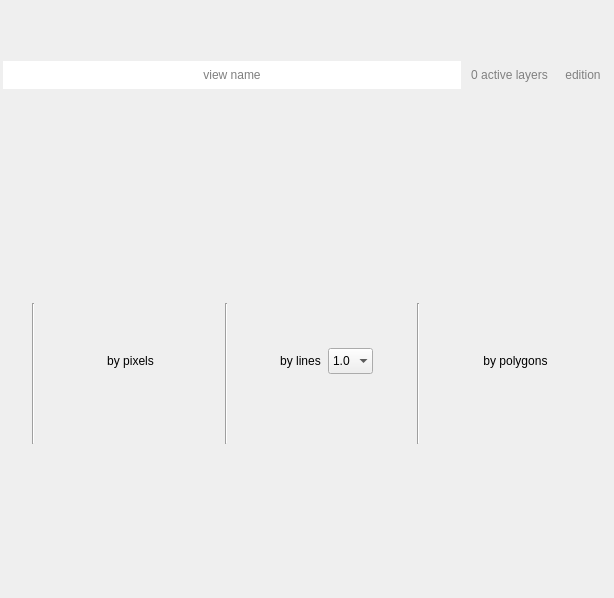
<?xml version="1.0" encoding="UTF-8"?>
<ui version="4.0">
 <class>ViewWidget</class>
 <widget class="QWidget" name="ViewWidget">
  <property name="geometry">
   <rect>
    <x>0</x>
    <y>0</y>
    <width>614</width>
    <height>598</height>
   </rect>
  </property>
  <layout class="QVBoxLayout" name="verticalLayout">
   <property name="spacing">
    <number>2</number>
   </property>
   <property name="leftMargin">
    <number>3</number>
   </property>
   <property name="topMargin">
    <number>3</number>
   </property>
   <property name="rightMargin">
    <number>3</number>
   </property>
   <property name="bottomMargin">
    <number>3</number>
   </property>
   <item>
    <widget class="QWidget" name="header" native="true">
     <layout class="QHBoxLayout" name="horizontalLayout">
      <property name="spacing">
       <number>3</number>
      </property>
      <property name="leftMargin">
       <number>0</number>
      </property>
      <property name="topMargin">
       <number>0</number>
      </property>
      <property name="rightMargin">
       <number>3</number>
      </property>
      <property name="bottomMargin">
       <number>3</number>
      </property>
      <item>
       <widget class="QLineEdit" name="QLabel_ViewName">
        <property name="maximumSize">
         <size>
          <width>16777215</width>
          <height>28</height>
         </size>
        </property>
        <property name="frame">
         <bool>false</bool>
        </property>
        <property name="alignment">
         <set>Qt::AlignCenter</set>
        </property>
        <property name="placeholderText">
         <string>view name</string>
        </property>
       </widget>
      </item>
      <item>
       <widget class="QToolButton" name="QPBtn_ConfActiveLayers">
        <property name="enabled">
         <bool>true</bool>
        </property>
        <property name="maximumSize">
         <size>
          <width>16777215</width>
          <height>28</height>
         </size>
        </property>
        <property name="cursor">
         <cursorShape>PointingHandCursor</cursorShape>
        </property>
        <property name="toolTip">
         <string>Show/hide the active layers config</string>
        </property>
        <property name="styleSheet">
         <string notr="true">color: gray</string>
        </property>
        <property name="text">
         <string>0 active layers</string>
        </property>
        <property name="icon">
         <iconset>
          <normaloff>:/plugins/thrase/icons/active_layers_tool.svg</normaloff>:/plugins/thrase/icons/active_layers_tool.svg</iconset>
        </property>
        <property name="toolButtonStyle">
         <enum>Qt::ToolButtonTextBesideIcon</enum>
        </property>
        <property name="autoRaise">
         <bool>true</bool>
        </property>
       </widget>
      </item>
      <item>
       <widget class="QToolButton" name="QPBtn_EditionTools">
        <property name="maximumSize">
         <size>
          <width>16777215</width>
          <height>28</height>
         </size>
        </property>
        <property name="cursor">
         <cursorShape>PointingHandCursor</cursorShape>
        </property>
        <property name="toolTip">
         <string>Show/hide the edition tools</string>
        </property>
        <property name="styleSheet">
         <string notr="true">color: gray</string>
        </property>
        <property name="text">
         <string>edition</string>
        </property>
        <property name="icon">
         <iconset>
          <normaloff>:/plugins/thrase/icons/edit_tool.svg</normaloff>:/plugins/thrase/icons/edit_tool.svg</iconset>
        </property>
        <property name="toolButtonStyle">
         <enum>Qt::ToolButtonTextBesideIcon</enum>
        </property>
        <property name="autoRaise">
         <bool>true</bool>
        </property>
       </widget>
      </item>
     </layout>
    </widget>
   </item>
   <item>
    <widget class="QWidget" name="widget_ActiveLayers" native="true">
     <layout class="QVBoxLayout" name="verticalLayout_2">
      <property name="spacing">
       <number>2</number>
      </property>
      <property name="leftMargin">
       <number>3</number>
      </property>
      <property name="topMargin">
       <number>3</number>
      </property>
      <property name="rightMargin">
       <number>3</number>
      </property>
      <property name="bottomMargin">
       <number>3</number>
      </property>
      <item>
       <widget class="ActiveLayer" name="widget_ActiveLayer_1" native="true"/>
      </item>
      <item>
       <widget class="ActiveLayer" name="widget_ActiveLayer_2" native="true"/>
      </item>
      <item>
       <widget class="ActiveLayer" name="widget_ActiveLayer_3" native="true"/>
      </item>
     </layout>
    </widget>
   </item>
   <item>
    <widget class="QWidget" name="widget_EditionTools" native="true">
     <layout class="QHBoxLayout" name="horizontalLayout_2">
      <property name="spacing">
       <number>2</number>
      </property>
      <property name="leftMargin">
       <number>3</number>
      </property>
      <property name="topMargin">
       <number>3</number>
      </property>
      <property name="rightMargin">
       <number>3</number>
      </property>
      <property name="bottomMargin">
       <number>3</number>
      </property>
      <item>
       <widget class="QToolButton" name="mousePixelValue2Table">
        <property name="cursor">
         <cursorShape>PointingHandCursor</cursorShape>
        </property>
        <property name="toolTip">
         <string>&lt;html&gt;&lt;head/&gt;&lt;body&gt;&lt;p&gt;Highlight the current pixel value from the mouse position in the recode table when one of the edit tool is activated (values of the thematic raster selected)&lt;/p&gt;&lt;/body&gt;&lt;/html&gt;</string>
        </property>
        <property name="icon">
         <iconset>
          <normaloff>:/plugins/thrase/icons/mouse_pixel_value.svg</normaloff>:/plugins/thrase/icons/mouse_pixel_value.svg</iconset>
        </property>
        <property name="checkable">
         <bool>true</bool>
        </property>
        <property name="toolButtonStyle">
         <enum>Qt::ToolButtonIconOnly</enum>
        </property>
        <property name="autoRaise">
         <bool>true</bool>
        </property>
       </widget>
      </item>
      <item>
       <widget class="Line" name="line_3">
        <property name="orientation">
         <enum>Qt::Vertical</enum>
        </property>
       </widget>
      </item>
      <item>
       <widget class="QWidget" name="EditionWidget_ByPixel" native="true">
        <layout class="QVBoxLayout" name="verticalLayout_3">
         <property name="spacing">
          <number>2</number>
         </property>
         <property name="leftMargin">
          <number>0</number>
         </property>
         <property name="topMargin">
          <number>0</number>
         </property>
         <property name="rightMargin">
          <number>0</number>
         </property>
         <property name="bottomMargin">
          <number>0</number>
         </property>
         <item>
          <widget class="QWidget" name="widget" native="true">
           <layout class="QHBoxLayout" name="horizontalLayout_3">
            <property name="spacing">
             <number>0</number>
            </property>
            <property name="leftMargin">
             <number>0</number>
            </property>
            <property name="topMargin">
             <number>0</number>
            </property>
            <property name="rightMargin">
             <number>0</number>
            </property>
            <property name="bottomMargin">
             <number>0</number>
            </property>
            <item>
             <spacer name="horizontalSpacer">
              <property name="orientation">
               <enum>Qt::Horizontal</enum>
              </property>
              <property name="sizeHint" stdset="0">
               <size>
                <width>40</width>
                <height>20</height>
               </size>
              </property>
             </spacer>
            </item>
            <item>
             <widget class="QToolButton" name="PixelsPicker">
              <property name="maximumSize">
               <size>
                <width>16777215</width>
                <height>26</height>
               </size>
              </property>
              <property name="cursor">
               <cursorShape>PointingHandCursor</cursorShape>
              </property>
              <property name="toolTip">
               <string>&lt;html&gt;&lt;head/&gt;&lt;body&gt;&lt;p&gt;Edit the clicked pixel, the pixel will change according to the values of the recode pixel table.&lt;/p&gt;&lt;p&gt;Controls:&lt;/p&gt;&lt;p&gt;- Left mouse: change the pixel clicked&lt;/p&gt;&lt;p&gt;- Click again or Esc: exit of edit mode&lt;/p&gt;&lt;/body&gt;&lt;/html&gt;</string>
              </property>
              <property name="text">
               <string>by pixels</string>
              </property>
              <property name="icon">
               <iconset>
                <normaloff>:/plugins/thrase/icons/pixel_picker.svg</normaloff>:/plugins/thrase/icons/pixel_picker.svg</iconset>
              </property>
              <property name="checkable">
               <bool>true</bool>
              </property>
              <property name="toolButtonStyle">
               <enum>Qt::ToolButtonTextBesideIcon</enum>
              </property>
              <property name="autoRaise">
               <bool>true</bool>
              </property>
             </widget>
            </item>
            <item>
             <spacer name="horizontalSpacer_2">
              <property name="orientation">
               <enum>Qt::Horizontal</enum>
              </property>
              <property name="sizeHint" stdset="0">
               <size>
                <width>40</width>
                <height>20</height>
               </size>
              </property>
             </spacer>
            </item>
           </layout>
          </widget>
         </item>
         <item>
          <widget class="QWidget" name="Tools_mousePixel" native="true">
           <property name="maximumSize">
            <size>
             <width>16777215</width>
             <height>22</height>
            </size>
           </property>
           <layout class="QHBoxLayout" name="horizontalLayout_5">
            <property name="spacing">
             <number>3</number>
            </property>
            <property name="leftMargin">
             <number>0</number>
            </property>
            <property name="topMargin">
             <number>0</number>
            </property>
            <property name="rightMargin">
             <number>0</number>
            </property>
            <property name="bottomMargin">
             <number>0</number>
            </property>
            <item>
             <spacer name="horizontalSpacer_3">
              <property name="orientation">
               <enum>Qt::Horizontal</enum>
              </property>
              <property name="sizeHint" stdset="0">
               <size>
                <width>40</width>
                <height>20</height>
               </size>
              </property>
             </spacer>
            </item>
            <item>
             <widget class="QToolButton" name="UndoPixel">
              <property name="enabled">
               <bool>false</bool>
              </property>
              <property name="font">
               <font>
                <pointsize>8</pointsize>
               </font>
              </property>
              <property name="cursor">
               <cursorShape>PointingHandCursor</cursorShape>
              </property>
              <property name="toolTip">
               <string>Undo the last pixel changed (limited to 20)</string>
              </property>
              <property name="icon">
               <iconset>
                <normaloff>:/plugins/thrase/icons/undo.svg</normaloff>:/plugins/thrase/icons/undo.svg</iconset>
              </property>
              <property name="toolButtonStyle">
               <enum>Qt::ToolButtonIconOnly</enum>
              </property>
              <property name="autoRaise">
               <bool>true</bool>
              </property>
             </widget>
            </item>
            <item>
             <widget class="QToolButton" name="RedoPixel">
              <property name="enabled">
               <bool>false</bool>
              </property>
              <property name="font">
               <font>
                <pointsize>8</pointsize>
               </font>
              </property>
              <property name="cursor">
               <cursorShape>PointingHandCursor</cursorShape>
              </property>
              <property name="toolTip">
               <string>Redo the last pixel undo</string>
              </property>
              <property name="icon">
               <iconset>
                <normaloff>:/plugins/thrase/icons/redo.svg</normaloff>:/plugins/thrase/icons/redo.svg</iconset>
              </property>
              <property name="toolButtonStyle">
               <enum>Qt::ToolButtonIconOnly</enum>
              </property>
              <property name="autoRaise">
               <bool>true</bool>
              </property>
             </widget>
            </item>
            <item>
             <spacer name="horizontalSpacer_4">
              <property name="orientation">
               <enum>Qt::Horizontal</enum>
              </property>
              <property name="sizeHint" stdset="0">
               <size>
                <width>40</width>
                <height>20</height>
               </size>
              </property>
             </spacer>
            </item>
           </layout>
          </widget>
         </item>
        </layout>
       </widget>
      </item>
      <item>
       <widget class="Line" name="line">
        <property name="orientation">
         <enum>Qt::Vertical</enum>
        </property>
       </widget>
      </item>
      <item>
       <widget class="QWidget" name="EditionWidget_ByLines" native="true">
        <layout class="QVBoxLayout" name="verticalLayout_4">
         <property name="spacing">
          <number>2</number>
         </property>
         <property name="leftMargin">
          <number>0</number>
         </property>
         <property name="topMargin">
          <number>0</number>
         </property>
         <property name="rightMargin">
          <number>0</number>
         </property>
         <property name="bottomMargin">
          <number>0</number>
         </property>
         <item>
          <widget class="QWidget" name="widget_2" native="true">
           <layout class="QHBoxLayout" name="horizontalLayout_7">
            <property name="spacing">
             <number>0</number>
            </property>
            <property name="leftMargin">
             <number>0</number>
            </property>
            <property name="topMargin">
             <number>0</number>
            </property>
            <property name="rightMargin">
             <number>0</number>
            </property>
            <property name="bottomMargin">
             <number>0</number>
            </property>
            <item>
             <spacer name="horizontalSpacer_5">
              <property name="orientation">
               <enum>Qt::Horizontal</enum>
              </property>
              <property name="sizeHint" stdset="0">
               <size>
                <width>40</width>
                <height>20</height>
               </size>
              </property>
             </spacer>
            </item>
            <item>
             <widget class="QToolButton" name="LinesPicker">
              <property name="maximumSize">
               <size>
                <width>16777215</width>
                <height>26</height>
               </size>
              </property>
              <property name="cursor">
               <cursorShape>PointingHandCursor</cursorShape>
              </property>
              <property name="toolTip">
               <string>&lt;html&gt;&lt;head/&gt;&lt;body&gt;&lt;p&gt;Edit all pixels around lines using buffer value, the pixel will change according to the values of the recode pixel table.&lt;/p&gt;&lt;p&gt;Controls:&lt;/p&gt;&lt;p&gt;- Left mouse: a new point of the line&lt;/p&gt;&lt;p&gt;- Backspace or Del: for delete the last point&lt;/p&gt;&lt;p&gt;- Right mouse or Enter: for finish the current line&lt;/p&gt;&lt;p&gt;- Click again or Esc: exit of edit mode&lt;/p&gt;&lt;/body&gt;&lt;/html&gt;</string>
              </property>
              <property name="text">
               <string>by lines</string>
              </property>
              <property name="icon">
               <iconset>
                <normaloff>:/plugins/thrase/icons/line_picker.svg</normaloff>:/plugins/thrase/icons/line_picker.svg</iconset>
              </property>
              <property name="checkable">
               <bool>true</bool>
              </property>
              <property name="toolButtonStyle">
               <enum>Qt::ToolButtonTextBesideIcon</enum>
              </property>
              <property name="autoRaise">
               <bool>true</bool>
              </property>
             </widget>
            </item>
            <item>
             <widget class="QComboBox" name="LineBuffer">
              <property name="maximumSize">
               <size>
                <width>16777215</width>
                <height>26</height>
               </size>
              </property>
              <property name="toolTip">
               <string>&lt;html&gt;&lt;head/&gt;&lt;body&gt;&lt;p&gt;The N times the pixel size for defining the buffer around the line&lt;/p&gt;&lt;/body&gt;&lt;/html&gt;</string>
              </property>
              <property name="sizeAdjustPolicy">
               <enum>QComboBox::AdjustToContents</enum>
              </property>
              <property name="frame">
               <bool>false</bool>
              </property>
              <item>
               <property name="text">
                <string>1.0</string>
               </property>
              </item>
              <item>
               <property name="text">
                <string>1.5</string>
               </property>
              </item>
              <item>
               <property name="text">
                <string>2.0</string>
               </property>
              </item>
              <item>
               <property name="text">
                <string>2.5</string>
               </property>
              </item>
              <item>
               <property name="text">
                <string>3.0</string>
               </property>
              </item>
              <item>
               <property name="text">
                <string>3.5</string>
               </property>
              </item>
              <item>
               <property name="text">
                <string>4.0</string>
               </property>
              </item>
              <item>
               <property name="text">
                <string>4.5</string>
               </property>
              </item>
              <item>
               <property name="text">
                <string>5.0</string>
               </property>
              </item>
             </widget>
            </item>
            <item>
             <spacer name="horizontalSpacer_6">
              <property name="orientation">
               <enum>Qt::Horizontal</enum>
              </property>
              <property name="sizeHint" stdset="0">
               <size>
                <width>40</width>
                <height>20</height>
               </size>
              </property>
             </spacer>
            </item>
           </layout>
          </widget>
         </item>
         <item>
          <widget class="QWidget" name="Tools_pickerLines" native="true">
           <property name="maximumSize">
            <size>
             <width>16777215</width>
             <height>22</height>
            </size>
           </property>
           <layout class="QHBoxLayout" name="horizontalLayout_6">
            <property name="spacing">
             <number>3</number>
            </property>
            <property name="leftMargin">
             <number>0</number>
            </property>
            <property name="topMargin">
             <number>0</number>
            </property>
            <property name="rightMargin">
             <number>0</number>
            </property>
            <property name="bottomMargin">
             <number>0</number>
            </property>
            <item>
             <spacer name="horizontalSpacer_7">
              <property name="orientation">
               <enum>Qt::Horizontal</enum>
              </property>
              <property name="sizeHint" stdset="0">
               <size>
                <width>40</width>
                <height>20</height>
               </size>
              </property>
             </spacer>
            </item>
            <item>
             <widget class="QToolButton" name="UndoLine">
              <property name="enabled">
               <bool>false</bool>
              </property>
              <property name="font">
               <font>
                <pointsize>8</pointsize>
               </font>
              </property>
              <property name="cursor">
               <cursorShape>PointingHandCursor</cursorShape>
              </property>
              <property name="toolTip">
               <string>Undo the last line created (limited to 20)</string>
              </property>
              <property name="icon">
               <iconset>
                <normaloff>:/plugins/thrase/icons/undo.svg</normaloff>:/plugins/thrase/icons/undo.svg</iconset>
              </property>
              <property name="toolButtonStyle">
               <enum>Qt::ToolButtonIconOnly</enum>
              </property>
              <property name="autoRaise">
               <bool>true</bool>
              </property>
             </widget>
            </item>
            <item>
             <widget class="QToolButton" name="RedoLine">
              <property name="enabled">
               <bool>false</bool>
              </property>
              <property name="font">
               <font>
                <pointsize>8</pointsize>
               </font>
              </property>
              <property name="cursor">
               <cursorShape>PointingHandCursor</cursorShape>
              </property>
              <property name="toolTip">
               <string>Redo the last line undo</string>
              </property>
              <property name="icon">
               <iconset>
                <normaloff>:/plugins/thrase/icons/redo.svg</normaloff>:/plugins/thrase/icons/redo.svg</iconset>
              </property>
              <property name="toolButtonStyle">
               <enum>Qt::ToolButtonIconOnly</enum>
              </property>
              <property name="autoRaise">
               <bool>true</bool>
              </property>
             </widget>
            </item>
            <item>
             <widget class="QToolButton" name="CleanAllLines">
              <property name="enabled">
               <bool>false</bool>
              </property>
              <property name="font">
               <font>
                <pointsize>8</pointsize>
               </font>
              </property>
              <property name="cursor">
               <cursorShape>PointingHandCursor</cursorShape>
              </property>
              <property name="toolTip">
               <string>&lt;html&gt;&lt;head/&gt;&lt;body&gt;&lt;p&gt;Clean all drawn lines, this action does not undo the changes made&lt;/p&gt;&lt;/body&gt;&lt;/html&gt;</string>
              </property>
              <property name="icon">
               <iconset>
                <normaloff>:/plugins/thrase/icons/trash.svg</normaloff>:/plugins/thrase/icons/trash.svg</iconset>
              </property>
              <property name="toolButtonStyle">
               <enum>Qt::ToolButtonIconOnly</enum>
              </property>
              <property name="autoRaise">
               <bool>true</bool>
              </property>
             </widget>
            </item>
            <item>
             <spacer name="horizontalSpacer_8">
              <property name="orientation">
               <enum>Qt::Horizontal</enum>
              </property>
              <property name="sizeHint" stdset="0">
               <size>
                <width>40</width>
                <height>20</height>
               </size>
              </property>
             </spacer>
            </item>
           </layout>
          </widget>
         </item>
        </layout>
       </widget>
      </item>
      <item>
       <widget class="Line" name="line_2">
        <property name="orientation">
         <enum>Qt::Vertical</enum>
        </property>
       </widget>
      </item>
      <item>
       <widget class="QWidget" name="EditionWidget_ByPolygons" native="true">
        <layout class="QVBoxLayout" name="verticalLayout_5">
         <property name="spacing">
          <number>2</number>
         </property>
         <property name="leftMargin">
          <number>0</number>
         </property>
         <property name="topMargin">
          <number>0</number>
         </property>
         <property name="rightMargin">
          <number>0</number>
         </property>
         <property name="bottomMargin">
          <number>0</number>
         </property>
         <item>
          <widget class="QWidget" name="widget_3" native="true">
           <layout class="QHBoxLayout" name="horizontalLayout_8">
            <property name="spacing">
             <number>0</number>
            </property>
            <property name="leftMargin">
             <number>0</number>
            </property>
            <property name="topMargin">
             <number>0</number>
            </property>
            <property name="rightMargin">
             <number>0</number>
            </property>
            <property name="bottomMargin">
             <number>0</number>
            </property>
            <item>
             <spacer name="horizontalSpacer_9">
              <property name="orientation">
               <enum>Qt::Horizontal</enum>
              </property>
              <property name="sizeHint" stdset="0">
               <size>
                <width>40</width>
                <height>20</height>
               </size>
              </property>
             </spacer>
            </item>
            <item>
             <widget class="QToolButton" name="PolygonsPicker">
              <property name="maximumSize">
               <size>
                <width>16777215</width>
                <height>26</height>
               </size>
              </property>
              <property name="cursor">
               <cursorShape>PointingHandCursor</cursorShape>
              </property>
              <property name="toolTip">
               <string>&lt;html&gt;&lt;head/&gt;&lt;body&gt;&lt;p&gt;Edit all pixels inside the polygon, the pixel will change according to the values of the recode pixel table.&lt;/p&gt;&lt;p&gt;Controls:&lt;/p&gt;&lt;p&gt;- Left mouse: a new point of the polygon&lt;/p&gt;&lt;p&gt;- Backspace or Del: for delete the last point&lt;/p&gt;&lt;p&gt;- Right mouse or Enter: for finish the current polygon&lt;/p&gt;&lt;p&gt;- Click again or Esc: exit of edit mode&lt;/p&gt;&lt;/body&gt;&lt;/html&gt;</string>
              </property>
              <property name="text">
               <string>by polygons</string>
              </property>
              <property name="icon">
               <iconset>
                <normaloff>:/plugins/thrase/icons/polygon_picker.svg</normaloff>:/plugins/thrase/icons/polygon_picker.svg</iconset>
              </property>
              <property name="checkable">
               <bool>true</bool>
              </property>
              <property name="toolButtonStyle">
               <enum>Qt::ToolButtonTextBesideIcon</enum>
              </property>
              <property name="autoRaise">
               <bool>true</bool>
              </property>
             </widget>
            </item>
            <item>
             <spacer name="horizontalSpacer_10">
              <property name="orientation">
               <enum>Qt::Horizontal</enum>
              </property>
              <property name="sizeHint" stdset="0">
               <size>
                <width>40</width>
                <height>20</height>
               </size>
              </property>
             </spacer>
            </item>
           </layout>
          </widget>
         </item>
         <item>
          <widget class="QWidget" name="Tools_pickerAOI" native="true">
           <property name="maximumSize">
            <size>
             <width>16777215</width>
             <height>22</height>
            </size>
           </property>
           <layout class="QHBoxLayout" name="horizontalLayout_4">
            <property name="spacing">
             <number>3</number>
            </property>
            <property name="leftMargin">
             <number>0</number>
            </property>
            <property name="topMargin">
             <number>0</number>
            </property>
            <property name="rightMargin">
             <number>0</number>
            </property>
            <property name="bottomMargin">
             <number>0</number>
            </property>
            <item>
             <spacer name="horizontalSpacer_11">
              <property name="orientation">
               <enum>Qt::Horizontal</enum>
              </property>
              <property name="sizeHint" stdset="0">
               <size>
                <width>40</width>
                <height>20</height>
               </size>
              </property>
             </spacer>
            </item>
            <item>
             <widget class="QToolButton" name="UndoPolygon">
              <property name="enabled">
               <bool>false</bool>
              </property>
              <property name="font">
               <font>
                <pointsize>8</pointsize>
               </font>
              </property>
              <property name="cursor">
               <cursorShape>PointingHandCursor</cursorShape>
              </property>
              <property name="toolTip">
               <string>Undo the last polygon created (limited to 20)</string>
              </property>
              <property name="icon">
               <iconset>
                <normaloff>:/plugins/thrase/icons/undo.svg</normaloff>:/plugins/thrase/icons/undo.svg</iconset>
              </property>
              <property name="toolButtonStyle">
               <enum>Qt::ToolButtonIconOnly</enum>
              </property>
              <property name="autoRaise">
               <bool>true</bool>
              </property>
             </widget>
            </item>
            <item>
             <widget class="QToolButton" name="RedoPolygon">
              <property name="enabled">
               <bool>false</bool>
              </property>
              <property name="font">
               <font>
                <pointsize>8</pointsize>
               </font>
              </property>
              <property name="cursor">
               <cursorShape>PointingHandCursor</cursorShape>
              </property>
              <property name="toolTip">
               <string>Redo the last polygon undo</string>
              </property>
              <property name="icon">
               <iconset>
                <normaloff>:/plugins/thrase/icons/redo.svg</normaloff>:/plugins/thrase/icons/redo.svg</iconset>
              </property>
              <property name="toolButtonStyle">
               <enum>Qt::ToolButtonIconOnly</enum>
              </property>
              <property name="autoRaise">
               <bool>true</bool>
              </property>
             </widget>
            </item>
            <item>
             <widget class="QToolButton" name="CleanAllPolygons">
              <property name="enabled">
               <bool>false</bool>
              </property>
              <property name="font">
               <font>
                <pointsize>8</pointsize>
               </font>
              </property>
              <property name="cursor">
               <cursorShape>PointingHandCursor</cursorShape>
              </property>
              <property name="toolTip">
               <string>&lt;html&gt;&lt;head/&gt;&lt;body&gt;&lt;p&gt;Clean all drawn polygons, this action does not undo the changes made&lt;/p&gt;&lt;/body&gt;&lt;/html&gt;</string>
              </property>
              <property name="icon">
               <iconset>
                <normaloff>:/plugins/thrase/icons/trash.svg</normaloff>:/plugins/thrase/icons/trash.svg</iconset>
              </property>
              <property name="toolButtonStyle">
               <enum>Qt::ToolButtonIconOnly</enum>
              </property>
              <property name="autoRaise">
               <bool>true</bool>
              </property>
             </widget>
            </item>
            <item>
             <spacer name="horizontalSpacer_12">
              <property name="orientation">
               <enum>Qt::Horizontal</enum>
              </property>
              <property name="sizeHint" stdset="0">
               <size>
                <width>40</width>
                <height>20</height>
               </size>
              </property>
             </spacer>
            </item>
           </layout>
          </widget>
         </item>
        </layout>
       </widget>
      </item>
     </layout>
    </widget>
   </item>
   <item>
    <widget class="RenderWidget" name="render_widget" native="true">
     <property name="sizePolicy">
      <sizepolicy hsizetype="Ignored" vsizetype="Ignored">
       <horstretch>0</horstretch>
       <verstretch>0</verstretch>
      </sizepolicy>
     </property>
    </widget>
   </item>
  </layout>
 </widget>
 <customwidgets>
  <customwidget>
   <class>RenderWidget</class>
   <extends>QWidget</extends>
   <header>ThRasE.gui.render_widget</header>
   <container>1</container>
  </customwidget>
  <customwidget>
   <class>ActiveLayer</class>
   <extends>QWidget</extends>
   <header>ThRasE.gui.active_layer</header>
   <container>1</container>
  </customwidget>
 </customwidgets>
 <resources/>
 <connections/>
</ui>
